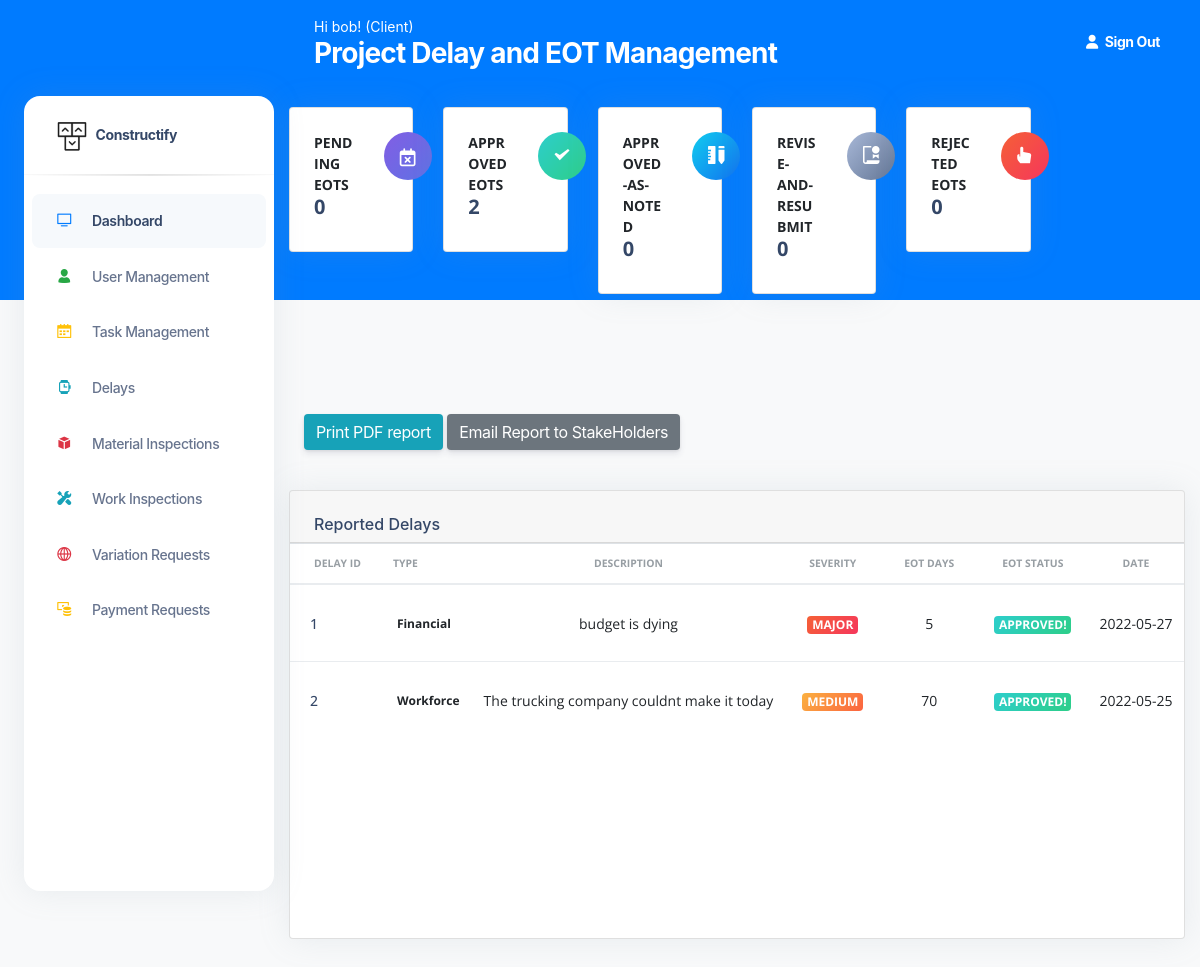
/delays (signed in), run on the app's committed database.
### construct/models.py (models this page shows, shortened)
class User(db.Model, UserMixin):
    id = db.Column(db.Integer(), nullable=False, primary_key=True)
    username = db.Column(db.String(length=30), nullable=False, unique=True)
    email_address = db.Column(db.String(length=50),
                              nullable=False, unique=True)
    password_hash = db.Column(db.String(length=50),
                              nullable=False, unique=True)
    role = db.Column(db.String(length=30), nullable=False, unique=False)
    contact_number = db.Column(db.String(length=30), nullable=False, unique=False)
    @property
    def password(self):
        return self.password

class Delay(db.Model):
    id = db.Column(db.Integer(), nullable=False, primary_key=True)
    type = db.Column(db.String(length=30), nullable=False)
    description = db.Column(db.String(length=30), nullable=False)
    severity = db.Column(db.String(length=30), nullable=False)
    phase = db.Column(db.String(length=30), nullable=True,default="Default")
    delayed_days = db.Column(db.Integer(), nullable=True)
    date = db.Column(db.String(length=30), nullable=False)
    status = db.Column(db.String(length=30), nullable=True, default="Submitted")

### construct/routes.py (the view)
@app.route("/delays", methods=['GET', 'POST'])
@login_required
def delaypage():
    pending_delays= Delay.query.filter(Delay.status == "Submitted").count()
    approved_delays= Delay.query.filter(Delay.status == "Approved!").count()
    Approved_As_Noted_delays= Delay.query.filter(Delay.status == "Approved-As-Noted").count()
    ReviseandReSubmit_delays= Delay.query.filter(Delay.status == "Revise-and-ReSubmit").count()
    Rejected_delays= Delay.query.filter(Delay.status == "Rejected").count()
    delayForm = DelayForm()
    delays = Delay.query.all()
    page_message=("Project Delay and EOT Management")
    if request.method == "GET":
        return render_template('DelayManagementpage.html', delays=delays, delayForm=delayForm,pending_delays=pending_delays,
        approved_delays=approved_delays,Approved_As_Noted_delays=Approved_As_Noted_delays,
        ReviseandReSubmit_delays=ReviseandReSubmit_delays, Rejected_delays=Rejected_delays,page_message=page_message)
    return redirect(url_for('delaypage'))

### construct/models.py (called while the page is built)
@login_manager.user_loader
def load_user(user_id):
    return User.query.get(int(user_id))

### construct/templates/DelayManagementpage.html (shortened to what this page needs)
<!DOCTYPE html>
<html lang="en">
<head>
  <link href="{{ url_for('static', filename='assets')}}/css/nucleo-icons.css" rel="stylesheet" />
  <link href="{{ url_for('static', filename='assets')}}/css/nucleo-svg.css" rel="stylesheet" />
  <link href="{{ url_for('static', filename='assets')}}/css/nucleo-svg.css" rel="stylesheet" />
  <link id="pagestyle" href="{{ url_for('static', filename='assets')}}/css/argon-dashboard.css?v=2.0.2"
    rel="stylesheet" />
  <link rel="stylesheet" type="text/css"
    href="https://stackpath.bootstrapcdn.com/bootstrap/4.2.1/css/bootstrap.min.css">
</head>
{% include 'includes/GlobalSideNavbar.html' %}
<main class="main-content position-relative border-radius-lg ">
  {% include 'includes/GlobalNavbar.html' %}
  <div class="container-fluid py-4">
    <div class="row">
      <div class="col-xl-2 col-sm-6 mb-xl-0 mb-4">
        <div class="card">
          <div class="card-body p-4">
            <div class="row">
              <div class="col-8">
                <div class="numbers">
                  <p class="text-sm mb-0 text-uppercase font-weight-bold">Pending </p>
                  <p class="text-sm mb-0 text-uppercase font-weight-bold"> EOTs</p>
                  <h5 class="font-weight-bolder">
                    {{pending_delays}}
                  </h5>
                </div>
              </div>
              <div class="col-4 text-end">
                <div class="icon icon-shape bg-gradient-primary shadow-primary text-center rounded-circle">
                  <i class="fa fa-calendar-times-o text-lg opacity-10" aria-hidden="true"></i>
                </div>
              </div>
            </div>
          </div>
        </div>
      </div>
      <div class="col-xl-2 col-sm-6 mb-xl-0 mb-4">
        <div class="card">
          <div class="card-body p-4">
            <div class="row">
              <div class="col-8">
                <div class="numbers">
                  <p class="text-sm mb-0 text-uppercase font-weight-bold">Approved </p>
                  <p class="text-sm mb-0 text-uppercase font-weight-bold"> EOTs</p>
                  <h5 class="font-weight-bolder">
                    {{approved_delays}}
                  </h5>
                </div>
              </div>
              <div class="col-4 text-end">
                <div class="icon icon-shape bg-gradient-success shadow-danger text-center rounded-circle">
                  <i class="ni ni-check-bold text-lg opacity-10" aria-hidden="true"></i>
                </div>
              </div>
            </div>
          </div>
        </div>
      </div>
      <div class="col-xl-2 col-sm-6 mb-xl-0 mb-4">
        <div class="card">
          <div class="card-body p-4">
            <div class="row">
              <div class="col-8">
                <div class="numbers">
                  <p class="text-sm mb-0 text-uppercase font-weight-bold">Approved-As-Noted</p>
                  <h5 class="font-weight-bolder">
                    {{Approved_As_Noted_delays}}
                  </h5>
                </div>
              </div>
              <div class="col-4 text-end">
                <div class="icon icon-shape bg-gradient-info shadow-success text-center rounded-circle">
                  <i class="ni ni-ruler-pencil text-lg opacity-10" aria-hidden="true"></i>
                </div>
              </div>
            </div>
          </div>
        </div>
      </div>
      <div class="col-xl-2 col-sm-6 mb-xl-0 mb-4">
        <div class="card">
          <div class="card-body p-4">
            <div class="row">
              <div class="col-8">
                <div class="numbers">
                  <p class="text-sm mb-0 text-uppercase font-weight-bold">Revise-and-ReSubmit</p>
                  <h5 class="font-weight-bolder">
                    {{ReviseandReSubmit_delays}}
                  </h5>
                </div>
              </div>
              <div class="col-4 text-end">
                <div class="icon icon-shape bg-gradient-secondary shadow-success text-center rounded-circle">
                  <i class="ni ni-paper-diploma text-lg opacity-10" aria-hidden="true"></i>
                </div>
              </div>
            </div>
          </div>
        </div>
      </div>
      <div class="col-xl-2 col-sm-6 mb-xl-0 mb-4">
        <div class="card">
          <div class="card-body p-4">
            <div class="row">
              <div class="col-8">
                <div class="numbers">
                  <p class="text-sm mb-0 text-uppercase font-weight-bold">Rejected </p>
                  <p class="text-sm mb-0 text-uppercase font-weight-bold"> EOTs</p>
                  <h5 class="font-weight-bolder">
                    {{Rejected_delays}}
                  </h5>
                </div>
              </div>
              <div class="col-4 text-end">
                <div class="icon icon-shape bg-gradient-danger shadow-success text-center rounded-circle">
                  <i class="ni ni-active-40 text-lg opacity-10" aria-hidden="true"></i>
                </div>
              </div>
            </div>
          </div>
        </div>
      </div>
    </div>
  </div>
  <br><br><br><br>
  <div class="col-10">
    <div class="container">
      <div class="row">
        <div class="col text-left">
          <a href="{{url_for('DelayPDFPage')}}" class="btn btn-info" role="button" aria-disabled="true"
            target="_blank">Print PDF report</a>
          <a href="{{url_for('DelayPDFPage')}}?needs_to_be_emailed=Yes" class="btn btn-secondary" role="button" aria-disabled="true"
            target="_blank">Email Report to StakeHolders</a>
        </div>
      </div>
    </div>
  </div>
  <div class="container-fluid py-4">
    <div class="row">
      <div class="col-12">
        <div class="card mb-4">
          <div class="card-header pb-0">
            <h6>Reported Delays</h6>
          </div>
          <div class="card-body px-0 pt-0 pb-2">
            <div class="table-responsive p-0">
              <table class="table align-items-center mb-10">
                <thead>
                  <tr>
                    <th class="text-uppercase text-secondary text-xxs font-weight-bolder opacity-7">Delay ID</th>
                    <th class="text-uppercase text-secondary text-xxs font-weight-bolder opacity-7 ps-2">Type</th>
                    <th class="text-center text-uppercase text-secondary text-xxs font-weight-bolder opacity-7">
                      Description</th>
                    <th class="text-center text-uppercase text-secondary text-xxs font-weight-bolder opacity-7">Severity
                    </th>
                    <th class="text-center text-uppercase text-secondary text-xxs font-weight-bolder opacity-7">EOT Days
                    </th>
                    <th class="text-center text-uppercase text-secondary text-xxs font-weight-bolder opacity-7">EOT
                      Status</th>
                    <th class="text-center text-uppercase text-secondary text-xxs font-weight-bolder opacity-7">
                       Date
                    </th>
                  </tr>
                </thead>
                <tbody>
                  {% for delay in delays %}
                  <tr>
                    <td>
                      <div class="d-flex px-2 py-1">
                        <div class="d-flex flex-column justify-content-center">
                          <h6 class="mb-0 text-sm">{{delay.id}}</h6>
                        </div>
                      </div>
                    </td>
                    <td>
                      <p class="text-xs font-weight-bold mb-0">{{delay.type}}</p>
                    </td>
                    <td class="align-middle text-center text-sm">
                      <p class="mb-0 text-sm">{{delay.description}}</p>
                    </td>
                    {% if 'Medium' in delay.severity %}
                    <td class="align-middle text-center">
                      <span class="badge badge-sm bg-gradient-warning">{{delay.severity}}</span>
                    </td>
                    {% endif %}
                    {% if 'Major' in delay.severity %}
                    <td class="align-middle text-center">
                      <span class="badge badge-sm bg-gradient-danger">{{delay.severity}}</span>
                    </td>
                    {% endif %}
                    <td class="align-middle text-center">
                      <p class="mb-0 text-sm">{{delay.delayed_days}}</p>
                    </td>
                    {% if 'Approved!' in delay.status %}
                    <td class="align-middle text-center">
                      <span class="badge badge-sm bg-gradient-success">{{delay.status}}</span>
                    </td>
                    {% endif %}
                    <td class="align-middle text-center">
                      <p class="mb-0 text-sm">{{delay.date}}</p>
                    </td>
                  </tr>
                  {% endfor %}
                </tbody>
              </table>
            </div>
          </div>
        </div>
      </div>
    </div>
  </div>
  </body>
</html>

### construct/templates/includes/GlobalNavbar.html
<nav class="navbar navbar-main navbar-expand-lg px-0 mx-4 shadow-none border-radius-xl " id="navbarBlur"
  data-scroll="false">
  <div class="container-fluid py-1 px-3">
    <nav aria-label="breadcrumb">
      <ol class="breadcrumb bg-transparent mb-0 pb-0 pt-1 px-0 me-sm-6 me-5">
        <li class="breadcrumb-item text-sm text-white active" aria-current="page">Hi {{current_user.username}}!
          ({{current_user.role}}) </li>
      </ol>
      <h3 class="font-weight-bolder text-white mb-0"> {{page_message}}</h3>
    </nav>
    <ul class="navbar-nav  justify-content-end">
      <li class="nav-item d-flex align-items-left">
        <a href="{{url_for('logout_page')}}" class="nav-link text-white font-weight-bold px-0">
          <i class="fa fa-user me-sm-1"></i>
          <span class="d-sm-inline d-none">Sign Out</span>
        </a>
      </li>
  </div>
</nav>

### construct/static/assets/css/nucleo-svg.css (style rules this page uses)
.icon { display: inline-block; color: #111111; height: 1em; width: 1em; }
.icon { fill: currentColor; stroke: none; }

### data on the page
User: username "bob", role "Client"
Delay: id "1", type "Financial", description "budget is dying", severity "MAJOR", delayed_days "5", status "APPROVED!", date "2022-05-27"
Delay: id "2", type "Workforce", description "The trucking company couldnt make it today", severity "MEDIUM", delayed_days "70", status "APPROVED!", date "2022-05-25"

### other printed values
{{ page_message }} "Project Delay and EOT Management"
{{ pending_delays }} "0"
{{ approved_delays }} "2"
{{ Approved_As_Noted_delays }} "0"
{{ ReviseandReSubmit_delays }} "0"
{{ Rejected_delays }} "0"
